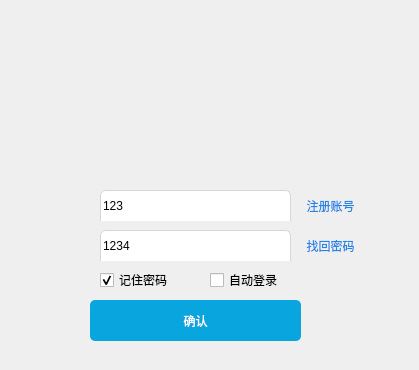
<?xml version="1.0" encoding="UTF-8"?>
<ui version="4.0">
 <class>Widget</class>
 <widget class="QWidget" name="Widget">
  <property name="geometry">
   <rect>
    <x>0</x>
    <y>0</y>
    <width>419</width>
    <height>370</height>
   </rect>
  </property>
  <property name="windowTitle">
   <string>Widget</string>
  </property>
  <widget class="QLineEdit" name="lineEdit">
   <property name="geometry">
    <rect>
     <x>100</x>
     <y>190</y>
     <width>191</width>
     <height>31</height>
    </rect>
   </property>
   <property name="styleSheet">
    <string notr="true">QLineEdit
{
	border: 1px solid #d6d6d6;
	border-top-right-radius: 5px;
	border-top-left-radius: 5px;
	border-bottom: none;
}</string>
   </property>
   <property name="text">
    <string>123</string>
   </property>
  </widget>
  <widget class="QLineEdit" name="lineEdit_2">
   <property name="geometry">
    <rect>
     <x>100</x>
     <y>230</y>
     <width>191</width>
     <height>31</height>
    </rect>
   </property>
   <property name="styleSheet">
    <string notr="true">QLineEdit
{
	border: 1px solid #d6d6d6;
	border-top-right-radius: 5px;
	border-top-left-radius: 5px;
	border-bottom: none;
}</string>
   </property>
   <property name="text">
    <string>1234</string>
   </property>
  </widget>
  <widget class="QPushButton" name="btnRegister">
   <property name="geometry">
    <rect>
     <x>300</x>
     <y>190</y>
     <width>61</width>
     <height>31</height>
    </rect>
   </property>
   <property name="styleSheet">
    <string notr="true">QPushButton{
	border: none;
	color: #2184e7;	
	min-height: 20px;
}
</string>
   </property>
   <property name="text">
    <string>注册账号</string>
   </property>
  </widget>
  <widget class="QPushButton" name="btnRegister_2">
   <property name="geometry">
    <rect>
     <x>290</x>
     <y>220</y>
     <width>81</width>
     <height>51</height>
    </rect>
   </property>
   <property name="styleSheet">
    <string notr="true">QPushButton{
	border: none;
	color: #2184e7;	
	min-height: 20px;
}
</string>
   </property>
   <property name="text">
    <string>找回密码</string>
   </property>
  </widget>
  <widget class="QPushButton" name="pushButton">
   <property name="geometry">
    <rect>
     <x>90</x>
     <y>300</y>
     <width>211</width>
     <height>41</height>
    </rect>
   </property>
   <property name="styleSheet">
    <string notr="true">QPushButton{
	border: none;
	border-radius: 5px;
	background-color: #08a5de;
	color: #ffffff;
}

QPushButton:hover{
	background-color: #3cc3f5;
}</string>
   </property>
   <property name="text">
    <string>确认</string>
   </property>
  </widget>
  <widget class="QCheckBox" name="checkBoxPasswd">
   <property name="geometry">
    <rect>
     <x>100</x>
     <y>270</y>
     <width>91</width>
     <height>20</height>
    </rect>
   </property>
   <property name="text">
    <string>记住密码</string>
   </property>
   <property name="checked">
    <bool>true</bool>
   </property>
  </widget>
  <widget class="QCheckBox" name="checkBoxAutoLogin">
   <property name="geometry">
    <rect>
     <x>210</x>
     <y>270</y>
     <width>91</width>
     <height>20</height>
    </rect>
   </property>
   <property name="text">
    <string>自动登录</string>
   </property>
   <property name="checked">
    <bool>false</bool>
   </property>
  </widget>
  <widget class="QPushButton" name="pushButton_2">
   <property name="geometry">
    <rect>
     <x>330</x>
     <y>0</y>
     <width>31</width>
     <height>31</height>
    </rect>
   </property>
   <property name="minimumSize">
    <size>
     <width>31</width>
     <height>0</height>
    </size>
   </property>
   <property name="mouseTracking">
    <bool>false</bool>
   </property>
   <property name="acceptDrops">
    <bool>false</bool>
   </property>
   <property name="styleSheet">
    <string notr="true">
border:0px;
</string>
   </property>
   <property name="text">
    <string/>
   </property>
  </widget>
  <widget class="QPushButton" name="pushButton_3">
   <property name="geometry">
    <rect>
     <x>360</x>
     <y>0</y>
     <width>31</width>
     <height>31</height>
    </rect>
   </property>
   <property name="mouseTracking">
    <bool>false</bool>
   </property>
   <property name="styleSheet">
    <string notr="true">
border:0px;</string>
   </property>
   <property name="text">
    <string/>
   </property>
  </widget>
  <widget class="QPushButton" name="pushButton_4">
   <property name="enabled">
    <bool>true</bool>
   </property>
   <property name="geometry">
    <rect>
     <x>390</x>
     <y>0</y>
     <width>31</width>
     <height>31</height>
    </rect>
   </property>
   <property name="mouseTracking">
    <bool>false</bool>
   </property>
   <property name="styleSheet">
    <string notr="true">
border:0px;</string>
   </property>
   <property name="text">
    <string/>
   </property>
  </widget>
  <widget class="QLabel" name="label">
   <property name="geometry">
    <rect>
     <x>0</x>
     <y>-10</y>
     <width>421</width>
     <height>191</height>
    </rect>
   </property>
   <property name="styleSheet">
    <string notr="true">image: url(:/new/prefix1/Images/login/IMG_3921(20230107-133628).JPG);</string>
   </property>
   <property name="text">
    <string/>
   </property>
  </widget>
  <zorder>label</zorder>
  <zorder>pushButton_3</zorder>
  <zorder>lineEdit</zorder>
  <zorder>lineEdit_2</zorder>
  <zorder>btnRegister</zorder>
  <zorder>btnRegister_2</zorder>
  <zorder>pushButton</zorder>
  <zorder>checkBoxPasswd</zorder>
  <zorder>checkBoxAutoLogin</zorder>
  <zorder>pushButton_2</zorder>
  <zorder>pushButton_4</zorder>
 </widget>
 <layoutdefault spacing="6" margin="11"/>
 <resources/>
 <connections/>
</ui>
